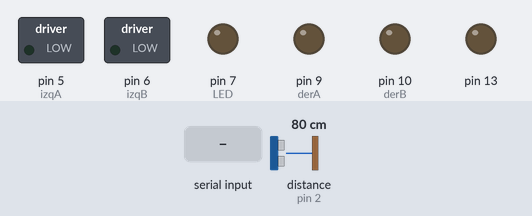
A sketch run on a simulated Arduino Uno, built with avr-gcc and run on an emulated ATmega328P. Parts: switched loads named in the sketch (green lamp = pin HIGH), output pins drawn as LEDs (lit = HIGH). The inputs (shaded band) are chosen by the test bench; at power-on: distance to the obstacle (sensor on pin 2) 80 cm. The echo pulse lasts 58.3 µs per cm; pins used as bus, display or sensor lines are not drawn.

Above: at 1.2 s.
1.3 s: "a" received over Serial
At 2.3 s:
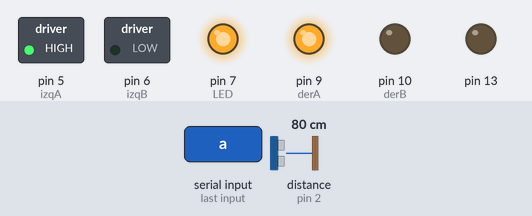
2.8 s: "b" received over Serial
At 3.4 s:
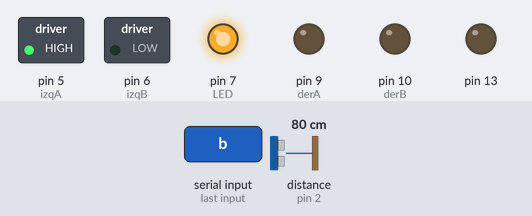
4.3 s: "c" received over Serial
At 4.6 s:
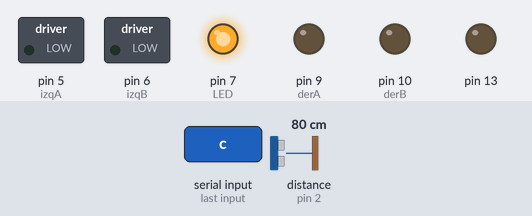
5.8 s: "d" received over Serial
At 6.9 s:
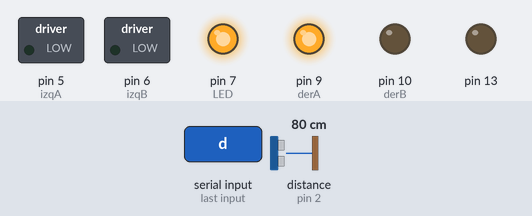
7.3 s: "e" received over Serial
At 8.1 s:
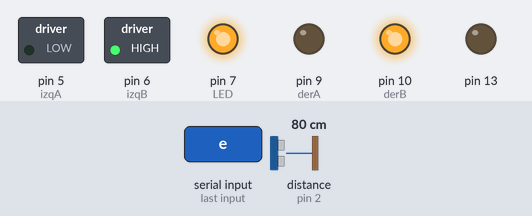
8.8 s: "f" received over Serial
At 9.4 s:
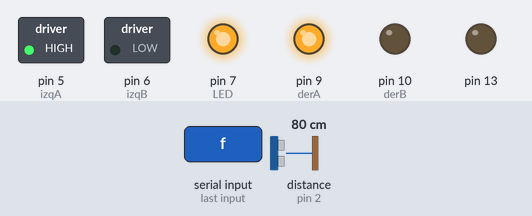
Timing chart, 0 to 11.3 s (numbered marks = the images above; inputs shaded):
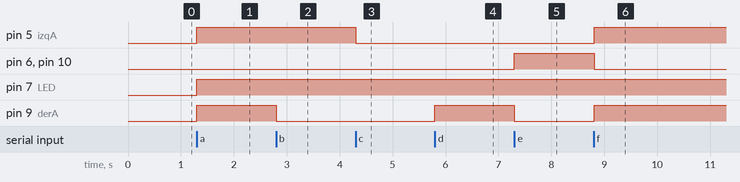

Measured:
- after the input at 1.3 s, pin 5 (izqA), pin 7 (LED), pin 9 (derA): LOW → HIGH at once
- after the input at 2.8 s, pin 9 (derA): HIGH → LOW at once
- after the input at 4.3 s, pin 5 (izqA): HIGH → LOW at once
- after the input at 5.8 s, pin 9 (derA): LOW → HIGH at once
- after the input at 7.3 s, pin 6 (izqB), pin 10 (derB): LOW → HIGH at once; pin 9 (derA): HIGH → LOW at once
- after the input at 8.8 s, pin 5 (izqA), pin 9 (derA): LOW → HIGH at once; pin 6 (izqB), pin 10 (derB): HIGH → LOW at once

The sketch:

Carrito_Bluetooth.ino
```cpp
 /* Carro Inalambrico Bluetooth_Ultrasonico

  ARDUINO   L298N (Puente H)

  9          N3
  10         N4
  6          N1
  5          N2


  Conexion del Modulo Bluetooth HC-06 y el Arduino

  ARDUINO    Bluetooth HC-06

  0 (RX)       TX
  1 (TX)       RX
  5V           VCC
  GND          GND


  Conexion Sensor Ultrasonido HC-SR04

  ARDUINO    Ultrasonido HC-SR04
  2            Echo
  3            Trig
  5V           VCC
  GND          Gnd

  */

   int izqA = 5;
   int izqB = 6;
   int derA = 9;
   int derB = 10;

   int vel = 255;
   int estado = 'g';

   int LED=7;

   int Echo = 2;
   int Trig = 3;


   void setup(){

   Serial.begin(9600);

   pinMode(Trig, OUTPUT);
   pinMode(Echo, INPUT);

   pinMode(13, OUTPUT);
   pinMode(LED, OUTPUT);

   pinMode(derA, OUTPUT);
   pinMode(derB, OUTPUT);
   pinMode(izqA, OUTPUT);
   pinMode(izqB, OUTPUT);

   }


   void loop(){

   if (Serial.available()>0){
   estado = Serial.read();
   }


   if (estado == 'a'){       // Adelante

   analogWrite(derB, 0);
   analogWrite(izqB, 0);
   analogWrite(derA, vel);
   analogWrite(izqA, vel);
   digitalWrite(LED, HIGH);
  }

   if (estado == 'b'){      // Izquierda

   analogWrite(derB, 0);
   analogWrite(izqB, 0);
   analogWrite(derA, 0);
   analogWrite(izqA, vel);
   digitalWrite(LED, HIGH);
  }

   if (estado == 'c') {     // Detenido

   analogWrite(derB, 0);
   analogWrite(izqB, 0);
   analogWrite(derA, 0);
   analogWrite(izqA, 0);
   digitalWrite(LED, HIGH);
  }


   if (estado == 'd'){      // Derecha

   analogWrite(derB, 0);
   analogWrite(izqB, 0);
   analogWrite(izqA, 0);
   analogWrite(derA, vel);
   digitalWrite(LED, HIGH);
  }


   if (estado == 'e'){      // Reversa

   analogWrite(derA, 0);
   analogWrite(izqA, 0);
   analogWrite(derB, vel);
   analogWrite(izqB, vel);
   digitalWrite(LED, HIGH);
  }


   if (estado == 'f'){        // Se mueve sensando distancia

   long duracion;
   long distancia;

   digitalWrite(Trig, LOW);
   delayMicroseconds(2);
   digitalWrite(Trig, HIGH);
   delayMicroseconds(10);
   digitalWrite(Trig, LOW);

   duracion= pulseIn(Echo, HIGH);
   duracion= duracion/2;
   distancia= duracion/29;

   digitalWrite(LED, HIGH);


   if (distancia <=25 && distancia >=2){
   digitalWrite(13, HIGH);

   analogWrite(derB, 0);
   analogWrite(izqB, 0);
   analogWrite(derA, 0);
   analogWrite(izqA, 0);
   delay (200);

   analogWrite(derB, vel);
   analogWrite(izqB, vel);
   delay(500);

   analogWrite(derB, 0);
   analogWrite(izqB, 0);
   analogWrite(derA, 0);
   analogWrite(izqA, vel);
   delay(1000);

   digitalWrite(13, LOW);

   }


   else{

   analogWrite(derB, 0);
   analogWrite(izqB, 0);
   analogWrite(derA, vel);
   analogWrite(izqA, vel);

  }
  }


   if (estado == 'g'){

   analogWrite(derB, 0);
   analogWrite(izqB, 0);
   analogWrite(derA, 0);
   analogWrite(izqA, 0);
   digitalWrite(LED, LOW);

  }
  }
```
